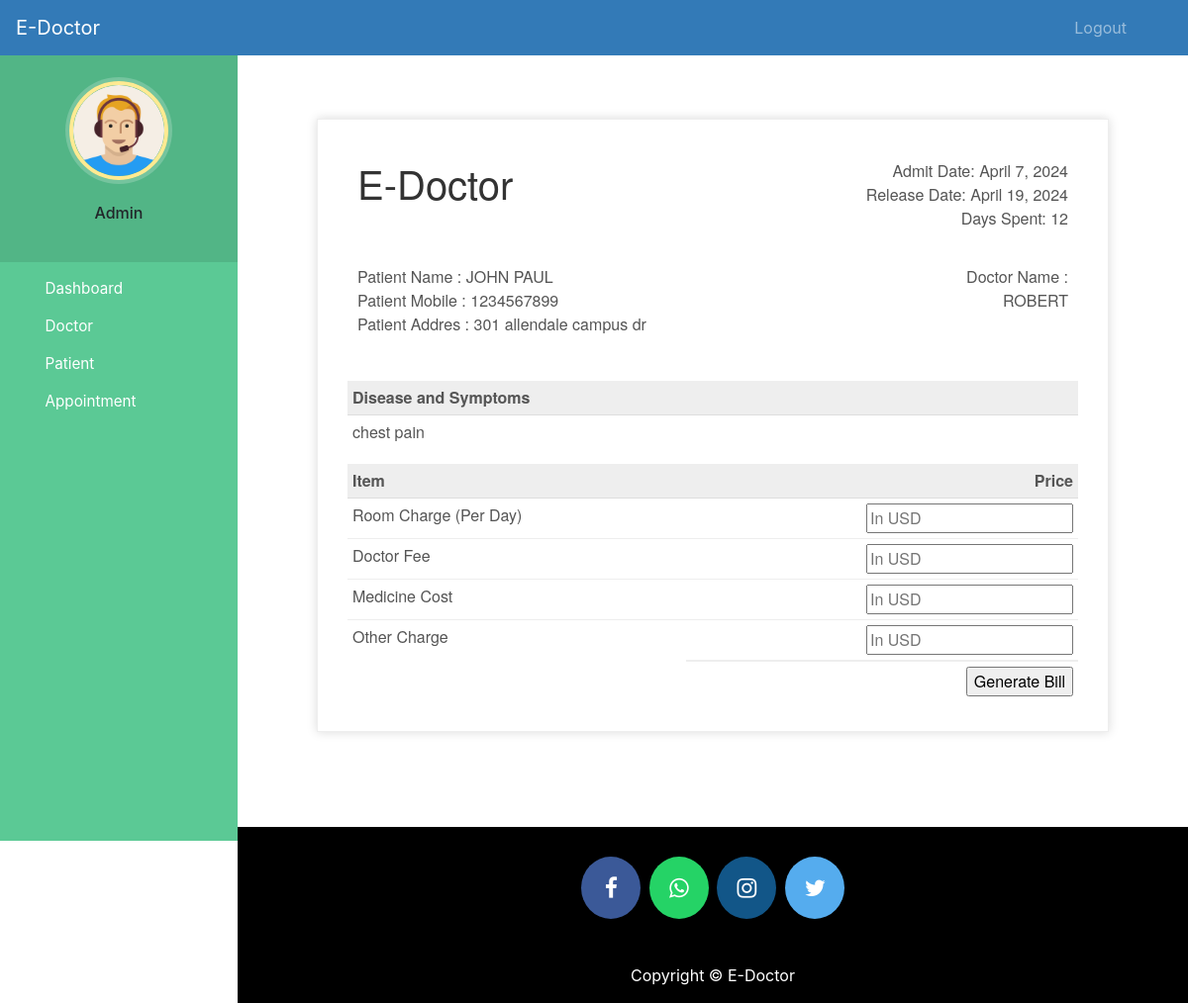
Screenshot of /discharge-patient/4 (signed in) with the database file from the repository.
### hospital/models.py (models this page shows, shortened)
class Patient(models.Model):
    user=models.OneToOneField(User,on_delete=models.CASCADE)
    profile_pic= models.ImageField(upload_to='profile_pic/PatientProfilePic/',null=True,blank=True)
    address = models.CharField(max_length=40)
    mobile = models.CharField(max_length=40,null=False)
    symptoms = models.CharField(max_length=100,null=False)
    assignedDoctorId = models.PositiveIntegerField(null=False)
    admitDate=models.DateField(auto_now=True)
    status=models.BooleanField(default=False)
    @property
    def get_name(self):
        return self.user.first_name+" "+self.user.last_name

### hospital/views.py (the view, shortened to what this page needs)
# urls.py: path('discharge-patient/<int:pk>', views.discharge_patient_view,name='discharge-patient'),
@login_required(login_url='adminlogin')
@user_passes_test(is_admin)
def discharge_patient_view(request,pk):
    patient=models.Patient.objects.get(id=pk)
    days=(date.today()-patient.admitDate) #2 days, 0:00:00
    assignedDoctor=models.User.objects.all().filter(id=patient.assignedDoctorId)
    d=days.days # only how many day that is 2
    patientDict={
        'patientId':pk,
        'name':patient.get_name,
        'mobile':patient.mobile,
        'address':patient.address,
        'symptoms':patient.symptoms,
        'admitDate':patient.admitDate,
        'todayDate':date.today(),
        'day':d,
        'assignedDoctorName':assignedDoctor[0].first_name,
    }
    return render(request,'hospital/patient_generate_bill.html',context=patientDict)

### hospital/views.py (called while the page is built)
def is_admin(user):
    return user.groups.filter(name='ADMIN').exists()

### templates/hospital/patient_generate_bill.html (shortened to what this page needs)
{% extends 'hospital/admin_base.html' %}
{% load static %}
{% block content %}
<head>
</head>
<br><br><br>
<div class="invoice-box">
  <table cellpadding="0" cellspacing="0">
    <tr class="top">
      <td colspan="2">
        <table>
          <tr>
            <td class="title">
              <h1>E-Doctor</h1>
            </td>
            <td>
              Admit Date: {{admitDate}}<br>
              Release Date: {{todayDate}}<br>
              Days Spent: {{day}}
            </td>
          </tr>
        </table>
      </td>
    </tr>
    <tr class="information">
      <td colspan="2">
        <table>
          <tr>
            <td>
              Patient Name : {{name}}<br>
              Patient Mobile : {{mobile}}<br>
              Patient Addres : {{address}}<br>
            </td>
            <td>
              Doctor Name :<br>
              {{assignedDoctorName}}<br>
            </td>
          </tr>
        </table>
      </td>
    </tr>
    <tr class="heading">
      <td>
        Disease and Symptoms
      </td>
      <td>
      </td>
    </tr>
    <tr class="details">
      <td>
        {{symptoms}}
      </td>
    </tr>
    <tr class="heading">
      <td>
        Item
      </td>
      <td>
        Price
      </td>
    </tr>
    <form method="post">
      <tr class="item">
        <td>
          Room Charge (Per Day)
        </td>
        <td>
          <input type="number" name="roomCharge" placeholder="In USD" value="">
        </td>
      </tr>
      <tr class="item">
        <td>
          Doctor Fee
        </td>
        <td>
          <input type="number" name="doctorFee" placeholder="In USD" value="">
        </td>
      </tr>
      <tr class="item">
        <td>
          Medicine Cost
        </td>
        <td>
          <input type="number" name="medicineCost" placeholder="In USD" value="">
        </td>
      </tr>
      <tr class="item last">
        <td>
          Other Charge
        </td>
        <td>
          <input type="number" name="OtherCharge" placeholder="In USD" value="">
        </td>
      </tr>
      <tr class="total">
        <td></td>
        <td>
          <input type="submit" name="submit" value="Generate Bill">
        </td>
      </tr>
    </form>
  </table>
</div>
{% endblock content %}

### static/style.css (style rules this page uses)
body { padding-left: 240px; }

### templates/hospital/patient_generate_bill.html (style rules this page uses)
.invoice-box { max-width: 800px; margin: auto; padding: 30px; border: 1px solid #eee; box-shadow: 0 0 10px rgba(0, 0, 0, .15); font-size: 16px; line-height: 24px; font-family: 'Helvetica Neue', 'Helvetica', Helvetica, Arial, sans-serif; color: #555; }
.invoice-box table { width: 100%; line-height: inherit; text-align: left; }
.invoice-box table td { padding: 5px; vertical-align: top; }
.invoice-box table tr td:nth-child(2) { text-align: right; }
.invoice-box table tr.top table td { padding-bottom: 20px; }
.invoice-box table tr.top table td.title { font-size: 45px; line-height: 45px; color: #333; }
.invoice-box table tr.information table td { padding-bottom: 40px; }
.invoice-box table tr.heading td { background: #eee; border-bottom: 1px solid #ddd; font-weight: bold; }
.invoice-box table tr.details td { padding-bottom: 20px; }
.invoice-box table tr.item td { border-bottom: 1px solid #eee; }
.invoice-box table tr.item.last td { border-bottom: none; }
.invoice-box table tr.total td:nth-child(2) { border-top: 2px solid #eee; font-weight: bold; }

### rows the page displays
Patient: admitDate "April 7, 2024", mobile "1234567899", address "301 allendale campus dr", symptoms "chest pain"

### other values shown
{{ name }} "JOHN PAUL"
{{ assignedDoctorName }} "ROBERT"
